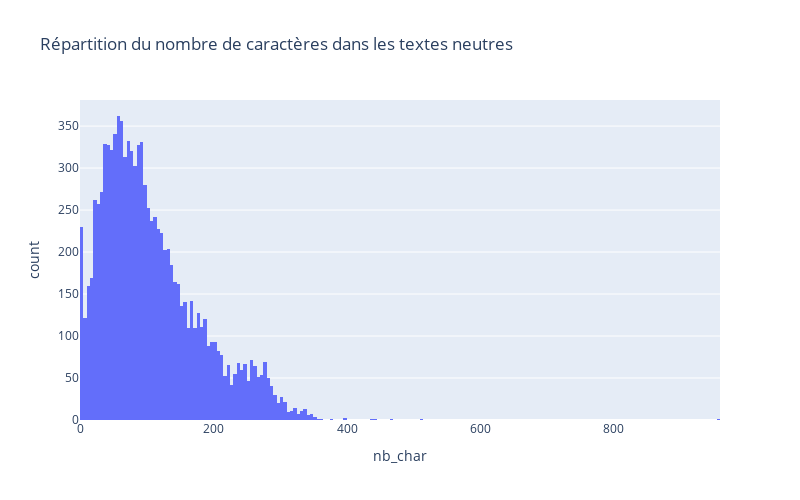

Here is the notebook cell this chart was saved with:
### Code cell
fig_hist_neu = px.histogram(neutral_df, x="nb_char", title="Répartition du nombre de caractères dans les textes neutres")
fig_hist_neu.update_layout(width=800, height=500)

### Figure 1 — Plotly figure (JSON) as saved in the notebook; plotly's stock layout.template omitted (floating-point values rounded to 4 significant figures; data arrays with more than 128 entries replaced by an {"elided": "..."} marker saying what was removed)
{"data": [{"alignmentgroup": "True", "bingroup": "x", "hovertemplate": "nb_char=%{x}<br>count=%{y}<extra></extra>", "legendgroup": "", "marker": {"color": "#636efa", "pattern": {"shape": ""}}, "name": "", "offsetgroup": "", "orientation": "v", "showlegend": false, "type": "histogram", "x": {"elided": "10284 int values"}, "xaxis": "x", "yaxis": "y"}], "layout": {"barmode": "relative", "height": 500, "legend": {"tracegroupgap": 0}, "title": {"text": "Répartition du nombre de caractères dans les textes neutres"}, "width": 800, "xaxis": {"anchor": "y", "domain": [0, 1], "title": {"text": "nb_char"}}, "yaxis": {"anchor": "x", "domain": [0, 1], "title": {"text": "count"}}}}
